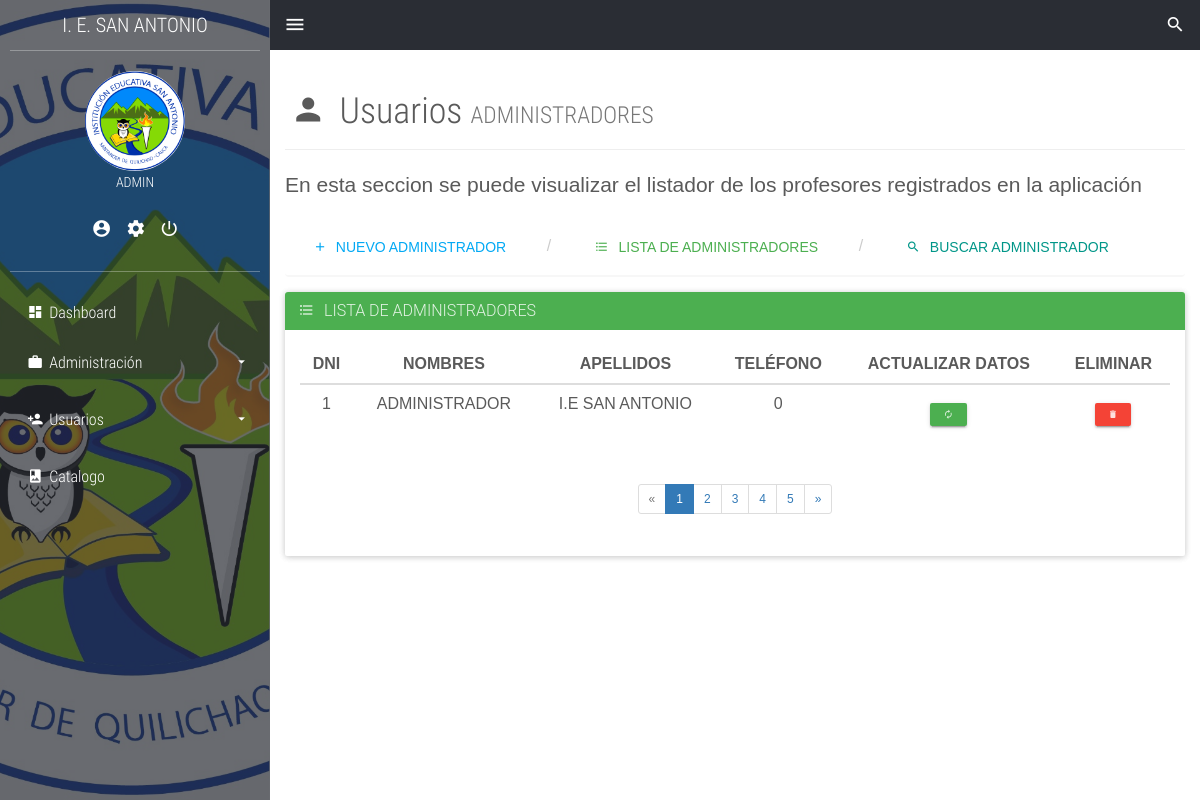
Page /admin-list.php (signed in) on the committed database.
### tables this page shows
CREATE TABLE `usuarios` (
  `codigo_login` int(11) NOT NULL,
  `username` text NOT NULL,
  `userpass` text NOT NULL
);

CREATE TABLE `info_personal` (
  `codigo_user` int(11) NOT NULL,
  `nombre` text NOT NULL,
  `apellido` text NOT NULL,
  `email` text NOT NULL,
  `telefono` int(11) NOT NULL,
  `direccion` text NOT NULL,
  `genero` text NOT NULL,
  `rol` text NOT NULL
);

### model/Crud_login.php (called while the page is built, shortened)
<?php
	class CrudLogin{
		public function obtenerUsuario($codigo_login){
			$db=Db::conectar();
			$select=$db->prepare('SELECT * FROM usuarios WHERE codigo_login=:codigo_login');
			$select->bindValue('codigo_login',$codigo_login);
			$select->execute();
			$usuarios=$select->fetch();
			$myUsuarios= new Login();
			$myUsuarios->setCodigo_login($usuarios['codigo_login']);
			$myUsuarios->setUserName($usuarios['username']);
			$myUsuarios->setUserPass($usuarios['userpass']);
			return $myUsuarios;
		}
	}
?>

### model/Login.php (called while the page is built, shortened)
<?php
	class Login{
		private $username;
		public function getUserName(){
		return $this->username;
		}
		public function setUserName($username){
			$this->username = $username;
		}
    }
?>

### model/Crud_Usuarios.php (called while the page is built, shortened)
<?php
class CrudUsuarios{
    public function mostrar(){
        $db=Db::conectar();
        $listaUsuarios=[];
        $select=$db->query('SELECT * FROM info_personal');
        foreach($select->fetchAll() as $usuarios){
            $myUsuarios= new Usuario();
            $myUsuarios->setCodigo_user($usuarios['codigo_user']);
            $myUsuarios->setNombre($usuarios['nombre']);
            $myUsuarios->setApellido($usuarios['apellido']);
            $myUsuarios->setEmail($usuarios['email']);
            $myUsuarios->setTelefono($usuarios['telefono']);
            $myUsuarios->setDireccion($usuarios['direccion']);
            $myUsuarios->setGenero($usuarios['genero']);
            $myUsuarios->setRol($usuarios['rol']);
            $listaUsuarios[]=$myUsuarios;
        }
        return $listaUsuarios;
    }
}
?>

### model/Usuarios.php (called while the page is built, shortened)
<?php
  class Usuario{
      private $codigo_user;
      private $nombre;
      private $apellido;
      private $telefono;
	  private $rol;
		public function getCodigo_user(){
		return $this->codigo_user;
		}
		public function setCodigo_user($codigo_user){
			$this->codigo_user = $codigo_user;
		}
		public function getNombre(){
			return $this->nombre;
		}
		public function setNombre($nombre){
			$this->nombre = $nombre;
		}
		public function getApellido(){
			return $this->apellido;
		}
		public function setApellido($apellido){
			$this->apellido = $apellido;
        }
		public function getTelefono(){
			return $this->telefono;
		}
		public function setTelefono($telefono){
			$this->telefono = $telefono;
		}
		public function getRol(){
			return $this->rol;
		}
		public function setRol($rol){
			$this->rol = $rol;
		}
  }
?>

### admin-list.php (the view, shortened to what this page needs)
<?php
	require_once('./model/Login.php');
	require_once('./model/Crud_login.php');
	require_once('./model/Usuarios.php');
	require_once('./model/Crud_Usuarios.php');
	require_once('./model/Usuarios.php');
	require_once('./model/Crud_Usuarios.php');
	$crudlogin = new CrudLogin();
	$login = $crudlogin->obtenerUsuario($_SESSION['id']);
	$crud=new CrudUsuarios();
	$usuarios_list=$crud->mostrar();
?>
<!DOCTYPE html>
<html lang="es">
<head>
	<link rel="stylesheet" href="./css/main.css">
</head>
<body>
	<section class="full-box cover dashboard-sideBar">
		<div class="full-box dashboard-sideBar-ct">
			<div class="full-box text-uppercase text-center text-titles dashboard-sideBar-title">
				I. E. SAN ANTONIO <i class="zmdi zmdi-close btn-menu-dashboard visible-xs"></i>
			</div>
			<div class="full-box dashboard-sideBar-UserInfo">
				<figure class="full-box">
					<img src="./assets/img/login_ie.png" alt="UserIcon">
					<figcaption class="text-center text-titles"><?php echo $login->getUserName() ?></figcaption>
				</figure>
				<ul class="full-box list-unstyled text-center">
					<li>
						<a href="my-data.php" title="Mis datos">
							<i class="zmdi zmdi-account-circle"></i>
						</a>
					</li>
					<li>
						<a href="my-account.php" title="Mi cuenta">
							<i class="zmdi zmdi-settings"></i>
						</a>
					</li>
					<li>
						<a title="Salir del sistema" id="boton">
							<i class="zmdi zmdi-power"></i>
						</a>
					</li>
				</ul>
			</div>
			<ul class="list-unstyled full-box dashboard-sideBar-Menu">
				<li>
					<a href="home.php">
						<i class="zmdi zmdi-view-dashboard zmdi-hc-fw"></i> Dashboard
					</a>
				</li>
				<li id="administrar" style="display: block">
					<a href="#!" class="btn-sideBar-SubMenu">
						<i class="zmdi zmdi-case zmdi-hc-fw"></i> Administración <i class="zmdi zmdi-caret-down pull-right"></i>
					</a>
					<ul class="list-unstyled full-box">
					</ul>
				</li>
				<li id="usuarios" style="display: block">
					<a href="#!" class="btn-sideBar-SubMenu">
						<i class="zmdi zmdi-account-add zmdi-hc-fw"></i> Usuarios <i class="zmdi zmdi-caret-down pull-right"></i>
					</a>
					<ul class="list-unstyled full-box">
					</ul>
				</li>
				<li>
					<a href="catalog.php">
						<i class="zmdi zmdi-book-image zmdi-hc-fw"></i> Catalogo
					</a>
				</li>
			</ul>
		</div>
	</section>
	<section class="full-box dashboard-contentPage">
		<nav class="full-box dashboard-Navbar">
			<ul class="full-box list-unstyled text-right">
				<li class="pull-left">
					<a href="#!" class="btn-menu-dashboard"><i class="zmdi zmdi-menu"></i></a>
				</li>
				<li>
					<a href="search.php" class="btn-search">
						<i class="zmdi zmdi-search"></i>
					</a>
				</li>
			</ul>
		</nav>
		<div class="container-fluid">
			<div class="page-header">
			  <h1 class="text-titles"><i class="zmdi zmdi-account zmdi-hc-fw"></i> Usuarios <small>ADMINISTRADORES</small></h1>
			</div>
			<p class="lead">En esta seccion se puede visualizar el listador de los profesores registrados en la aplicación</p>
		</div>
		<div class="container-fluid">
			<ul class="breadcrumb breadcrumb-tabs">
			  	<li>
			  		<a href="admin.php" class="btn btn-info">
			  			<i class="zmdi zmdi-plus"></i> &nbsp; NUEVO ADMINISTRADOR
			  		</a>
			  	</li>
			  	<li>
			  		<a href="admin-list.php" class="btn btn-success">
			  			<i class="zmdi zmdi-format-list-bulleted"></i> &nbsp; LISTA DE ADMINISTRADORES
			  		</a>
			  	</li>
			  	<li>
			  		<a href="admin-search.php" class="btn btn-primary">
			  			<i class="zmdi zmdi-search"></i> &nbsp; BUSCAR ADMINISTRADOR
			  		</a>
			  	</li>
			</ul>
		</div>
		<div class="container-fluid">
			<div class="panel panel-success">
				<div class="panel-heading">
					<h3 class="panel-title"><i class="zmdi zmdi-format-list-bulleted"></i> &nbsp; LISTA DE ADMINISTRADORES</h3>
				</div>
				<div class="panel-body">
					<div class="table-responsive">
						<table class="table table-hover text-center">
							<thead>
								<tr>
									<th class="text-center">DNI</th>
									<th class="text-center">NOMBRES</th>
									<th class="text-center">APELLIDOS</th>
									<th class="text-center">TELÉFONO</th>
									<th class="text-center">ACTUALIZAR DATOS</th>
									<th class="text-center">ELIMINAR</th>
								</tr>
							</thead>
							<tbody>
							<?php foreach ($usuarios_list as $usuarios){
									if($usuarios->getRol() == 'administrador'){?>
								<tr>
									<td><?php echo $usuarios->getCodigo_user() ?></td>
									<td><?php echo $usuarios->getNombre() ?></td>
									<td><?php echo $usuarios->getApellido() ?></td>
									<td><?php echo $usuarios->getTelefono() ?></td>
									<td>
										<a href="my-data.php?id=<?php echo $usuarios->getCodigo_user() ?>" class="btn btn-success btn-raised btn-xs">
											<i class="zmdi zmdi-refresh"></i>
										</a>
									</td>
									<td>
										<form>
											<a href="administrar_user.php?id=<?php echo $usuarios->getCodigo_user() ?>&accion=e&rol=administrador"
											class="btn btn-danger btn-raised btn-xs">
												<i class="zmdi zmdi-delete"></i>
											</a>
										</form>
									</td>
								</tr>
								<?php }}?>
							</tbody>
						</table>
					</div>
					<nav class="text-center">
						<ul class="pagination pagination-sm">
							<li class="disabled"><a href="javascript:void(0)">«</a></li>
							<li class="active"><a href="javascript:void(0)">1</a></li>
							<li><a href="javascript:void(0)">2</a></li>
							<li><a href="javascript:void(0)">3</a></li>
							<li><a href="javascript:void(0)">4</a></li>
							<li><a href="javascript:void(0)">5</a></li>
							<li><a href="javascript:void(0)">»</a></li>
						</ul>
					</nav>
				</div>
			</div>
		</div>
	</section>
</body>
</html>

### css/main.css (style rules this page uses)
body, html { background-color: #fff; width: 100%; height: 100%; margin: 0; padding: 0; position: relative; font-size: 16px; font-family: 'RobotoCondensed'; overflow: hidden; }
.full-box { margin: 0; padding: 0; width: 100%; box-sizing: border-box; }
.cover { background: 50% 50% no-repeat; background-size: cover; }
.text-titles { font-family: 'RobotoCondensedLight' }
.breadcrumb-tabs { margin-bottom: 15px; background-color: transparent; border-bottom: 2px solid #F7F7F7; padding: 0; }
.dashboard-sideBar, .dashboard-contentPage { position: absolute; top: 0; height: 100%; transition: all .3s ease-in-out; }
.dashboard-sideBar, .dashboard-sideBar-ct { width: 270px; }
.dashboard-sideBar { left: 0; z-index: 2; background-image: url('../assets/img/login_ie.png'); border-right: 1px solid rgba(255, 255, 255, .7); }
.dashboard-sideBar-ct { position: relative; height: 100%; background-color: rgba(42, 45, 52, 0.7); padding: 0 10px; padding-bottom: 30px; }
.dashboard-sideBar-title, .dashboard-sideBar-title > i { height: 50px; line-height: 50px; color: #fff; font-size: 20px; }
.dashboard-sideBar-title { position: relative; }
.dashboard-sideBar-UserInfo { border-top: 1px solid rgba(255, 255, 255, .3); border-bottom: 1px solid rgba(255, 255, 255, .3); color: #fff; font-size: 14px; padding: 20px 0; }
.dashboard-sideBar-UserInfo figure img { width: 100px; height: 100px; border-radius: 100%; display: block; margin: 0 auto; }
.dashboard-sideBar-UserInfo ul { margin-top: 15px; }
.dashboard-sideBar-UserInfo ul > li, .dashboard-sideBar-UserInfo ul > li > a { display: inline-block; color: #fff; }
.dashboard-sideBar-UserInfo ul > li > a { outline: none; font-size: 20px; padding: 7px; transition: all .3s ease-in-out; }
.dashboard-sideBar-Menu { padding-top: 15px; }
.dashboard-sideBar-Menu > li, .dashboard-sideBar-Menu > li > a, .dashboard-sideBar-Menu > li > ul > li, .dashboard-sideBar-Menu > li > ul > li > a { line-height: 50px; font-family: "RobotoCondensedLight"; display: block; color: #fff; text-decoration: none; border-radius: 4px; transition: all .3s ease-in-out; position: relative; }
.dashboard-sideBar-Menu > li > a > i.zmdi-caret-down { line-height: 50px; transition: all .3s ease-in-out; }
.dashboard-sideBar-Menu > li > a { padding: 0 15px; box-sizing: border-box; height: 50px; outline: none; }
.dashboard-sideBar-Menu > li > ul { position: relative; padding-top: 7px; height: 0; overflow: hidden; }
.dashboard-contentPage { right: 0; z-index: 1; padding-left: 270px; }
.dashboard-Navbar, .dashboard-Navbar > ul, .dashboard-Navbar > ul >li, .dashboard-Navbar > ul > li > a { height: 50px; line-height: 50px; }
.dashboard-Navbar > ul > li > a { outline: none; }
.dashboard-Navbar { background-color: #2A2D34; overflow: hidden; }
.dashboard-Navbar > ul >li, .dashboard-Navbar > ul > li > a { display: inline-block; width: 50px; text-align: center; color: #fff; margin: 0; padding: 0; font-size: 20px; transition: all .3s ease-in-out; position: relative; }
*, *:before, *:after { -webkit-box-sizing: border-box; -moz-box-sizing: border-box; box-sizing: border-box; }
body { margin: 0; padding: 2rem 1.5rem; font: 1rem/1.5 "PT Sans", Arial, sans-serif; color: #5a5a5a; }

### rows in the picture
usuarios: username "ADMIN"
info_personal: codigo_user "1", nombre "ADMINISTRADOR", apellido "I.E SAN ANTONIO", telefono "0"
